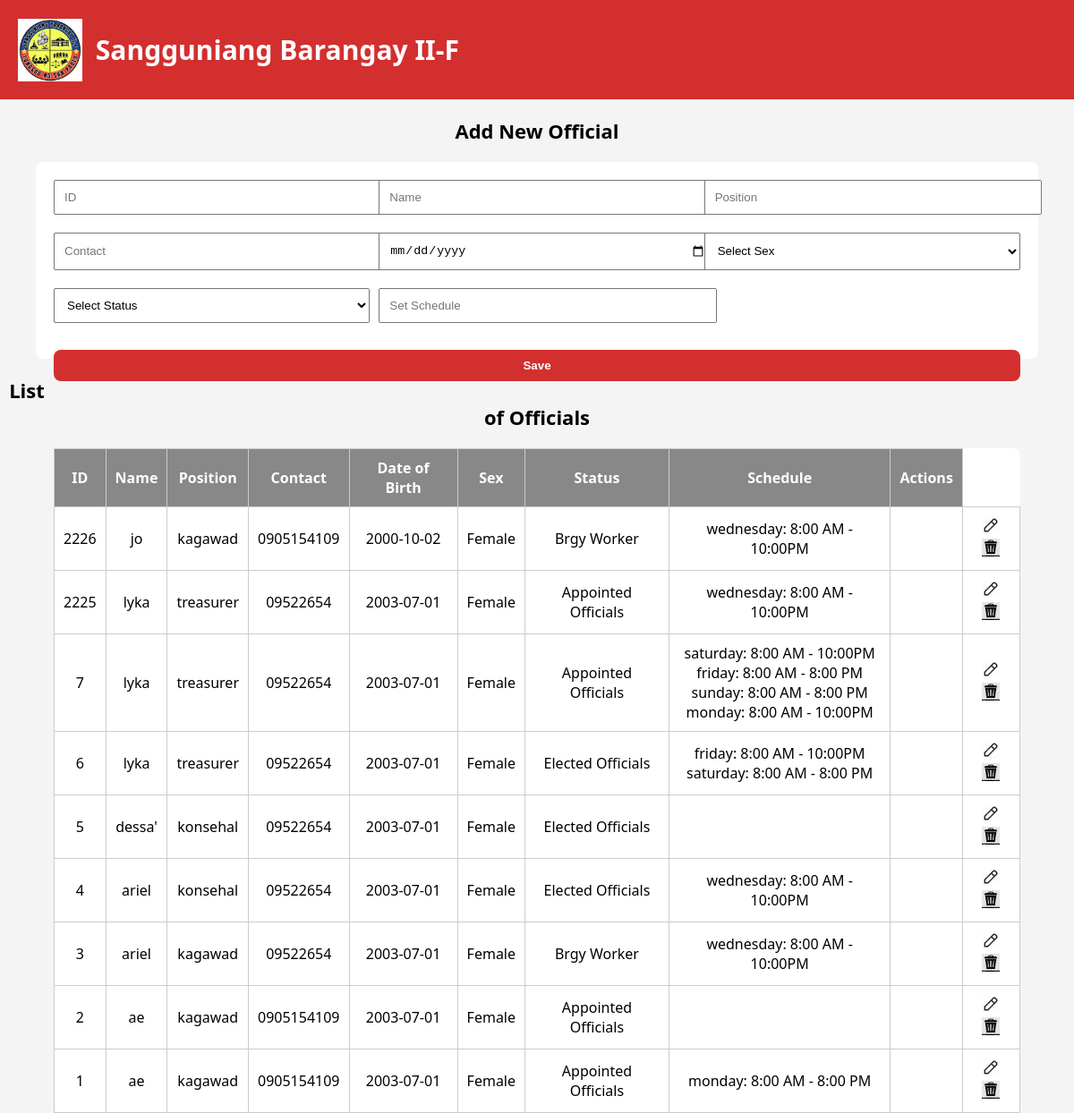
Page /officials.php on the committed database.
### tables this page shows
CREATE TABLE `officials` (
  `id` int(11) NOT NULL,
  `name` varchar(100) DEFAULT NULL,
  `position` varchar(100) DEFAULT NULL,
  `status` varchar(50) DEFAULT NULL,
  `contact` varchar(20) DEFAULT NULL,
  `dob` date DEFAULT NULL,
  `sex` varchar(10) DEFAULT NULL,
  `schedule` text DEFAULT NULL
);

### officials.php (the view, shortened to what this page needs)
<?php
include 'db.conn.php';
$edit_data = null;
$result = mysqli_query($conn, "SELECT * FROM officials ORDER BY id DESC");
?>
<!DOCTYPE html>
<html lang="en">
<head>
</head>
<body>
<header>
    <img src="brgy2F.jpg" alt="Barangay Logo" class="logo">
    <h1 class="header-title">Sangguniang Barangay II-F</h1>
</header>
<h2 class="sub-header"><?= $edit_data ? 'Edit Official' : 'Add New Official' ?></h2>
<form method="POST" action="register.php">
    <div class="form-row">
        <input type="text" name="id" placeholder="ID" value="<?= $edit_data['id'] ?? '' ?>" required>
        <input type="text" name="name" placeholder="Name" value="<?= $edit_data['name'] ?? '' ?>" required>
        <input type="text" name="position" placeholder="Position" value="<?= $edit_data['position'] ?? '' ?>" required>
    </div>
    <div class="form-row">
        <input type="text" name="contact" placeholder="Contact" value="<?= $edit_data['contact'] ?? '' ?>" required>
        <input type="date" name="dob" placeholder="Date of Birth" value="<?= $edit_data['dob'] ?? '' ?>" required>
        <select name="sex" required>
            <option value="" disabled <?= empty($edit_data['sex']) ? 'selected' : '' ?>>Select Sex</option>
        </select>
    </div>
    <div class="form-row">
        <select name="status" required>
            <option value="" disabled <?= empty($edit_data['status']) ? 'selected' : '' ?>>Select Status</option>
        </select>
        <div class="schedule-container">
            <input type="text" id="schedule-trigger" placeholder="Set Schedule" readonly onclick="toggleSchedulePopup()" />
        </div>
        <div></div>
    </div>
    <button type="submit" class="save-button" onclick="return confirm('Save Schedule?')">Save</button>
</form>
<h2 class="sub-header">List of Officials</h2>
<table>
    <thead>
        <tr>
            <th>ID</th>
            <th>Name</th>
            <th>Position</th>
            <th>Contact</th>
            <th>Date of Birth</th>
            <th>Sex</th>
            <th>Status</th>
            <th>Schedule</th>
            <th>Actions</th>
        </tr>
    </thead>
    <tbody>
    <?php while ($row = mysqli_fetch_assoc($result)): ?>
        <tr>
            <td><?= htmlspecialchars($row['id']) ?></td>
            <td><?= htmlspecialchars($row['name']) ?></td>
            <td><?= htmlspecialchars($row['position']) ?></td>
            <td><?= htmlspecialchars($row['contact']) ?></td>
            <td><?= htmlspecialchars($row['dob']) ?></td>
            <td><?= htmlspecialchars($row['sex']) ?></td>
            <td><?= htmlspecialchars($row['status']) ?></td>
            <td><?= nl2br(htmlspecialchars($row['schedule'])) ?></td>
            <td>
<td>
    <a href="officials.php?edit_id=<?= $row['id'] ?>">
        <img src="edit.jpg" alt="Edit" width="20" height="20">
    </a>
    <a href="officials_process.php?delete_id=<?= $row['id'] ?>" onclick="return confirm('Delete this official?')">
        <img src="delete.jpg" alt="Delete" width="20" height="20">
    </a>
</td>
        </tr>
    <?php endwhile; ?>
    </tbody>
</table>
</body>
</html>

### officials.php (style rules this page uses)
body { font-family: 'Segoe UI', sans-serif; background: #f4f4f4; margin: 0; }
header { display: flex; align-items: center; background: #d32f2f; color: #fff; padding: 15px 20px; }
.logo { height: 70px; margin-right: 15px; }
.header-title { font-size: 30px; font-weight: bold; align-items: center; }
.sub-header { text-align: center; margin: 20px 0; font-size: 22px; font-weight: bold; }
form, table { width: 90%; margin: 0 auto; background: white; padding: 20px; border-radius: 8px; }
input, select, button { padding: 10px; width: 100%; }
table { border-collapse: collapse; margin-top: 20px; }
th, td { padding: 10px; border: 1px solid #ccc; text-align: center; }
th { background: #888; color: white; }
.form-row { display: grid; grid-template-columns: repeat(3, 1fr); gap: 10px; margin-bottom: 20px; }
.schedule-container { position: relative; }
.save-button { background: #d32f2f; color: white; border: none; padding: 10px 20px; border-radius: 8px; font-weight: bold; cursor: pointer; margin-top: 10px; float: right; }

### rows in the picture
officials: id "2226", name "jo", position "kagawad", contact "0905154109", dob "2000-10-02", sex "Female", status "Brgy Worker", schedule "wednesday: 8:00 AM - 10:00PM"
officials: id "2225", name "lyka", position "treasurer", contact "09522654", dob "2003-07-01", sex "Female", status "Appointed Officials", schedule "wednesday: 8:00 AM - 10:00PM"
officials: id "7", name "lyka", position "treasurer", contact "09522654", dob "2003-07-01", sex "Female", status "Appointed Officials", schedule "saturday: 8:00 AM - 10:00PM friday: 8:00 AM - 8:00 PM sunday: 8:00 AM - 8:00 PM monday: 8:00 AM - 10:00PM"
officials: id "6", name "lyka", position "treasurer", contact "09522654", dob "2003-07-01", sex "Female", status "Elected Officials", schedule "friday: 8:00 AM - 10:00PM saturday: 8:00 AM - 8:00 PM"
officials: id "5", name "dessa'", position "konsehal", contact "09522654", dob "2003-07-01", sex "Female", status "Elected Officials"
officials: id "4", name "ariel", position "konsehal", contact "09522654", dob "2003-07-01", sex "Female", status "Elected Officials", schedule "wednesday: 8:00 AM - 10:00PM"
officials: id "3", name "ariel", position "kagawad", contact "09522654", dob "2003-07-01", sex "Female", status "Brgy Worker", schedule "wednesday: 8:00 AM - 10:00PM"
officials: id "2", name "ae", position "kagawad", contact "0905154109", dob "2003-07-01", sex "Female", status "Appointed Officials"
officials: id "1", name "ae", position "kagawad", contact "0905154109", dob "2003-07-01", sex "Female", status "Appointed Officials", schedule "monday: 8:00 AM - 8:00 PM"
